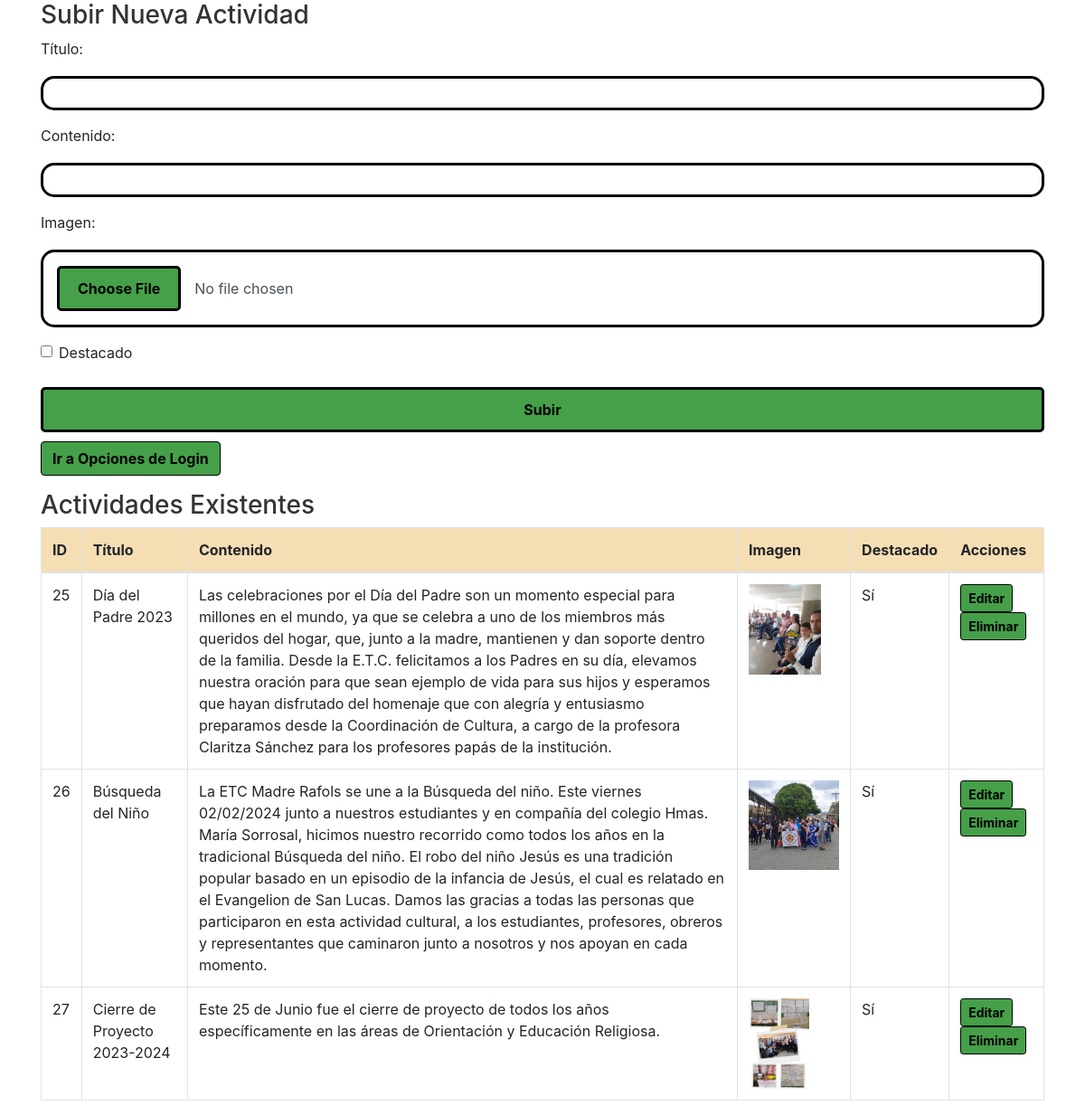
/php/admin_actividades.php (signed in), run on the app's committed database.
### tables this page shows
CREATE TABLE `articulos` (
  `id` int(11) NOT NULL,
  `titulo` varchar(255) NOT NULL,
  `contenido` text NOT NULL,
  `imagen` varchar(255) DEFAULT NULL,
  `autor_id` int(11) DEFAULT NULL,
  `created_at` timestamp NOT NULL DEFAULT current_timestamp(),
  `destacado` tinyint(1) DEFAULT 0
);

### php/admin_actividades.php (the view, shortened to what this page needs)
<?php
include 'db_conexion.php';
function getDestacadoLabel($destacado) {
    return $destacado ? 'Sí' : 'No';
}
$query = "SELECT * FROM articulos";
$result = $conn->query($query);
?>
<!DOCTYPE html>
<html lang="es">
<head>
    <link rel="stylesheet" type="text/css" href="normalize.css" />
    <link rel="stylesheet" type="text/css" href="estilo_subirimagenes.css?v=<?php echo time(); ?>">
    <link rel="stylesheet" href="https://maxcdn.bootstrapcdn.com/bootstrap/4.5.2/css/bootstrap.min.css">
    <link rel="stylesheet" href="assets/css/noscript.css" />
</head>
<body>
    <div class="container">
        <h3>Subir Nueva Actividad</h3>
        <div>
            <form id="uploadForm" action="admin_actividades.php" method="post" enctype="multipart/form-data">
                <div class="form-group">
                    <label for="titulo">Título:</label>
                    <input type="text" name="titulo" id="titulo" class="form-control" required>
                </div>
                <div class="form-group">
                    <label for="contenido">Contenido:</label>
                    <input type="text" name="contenido" id="contenido" class="form-control" required>
                </div>
                <div class="form-group">
                    <label for="imagen">Imagen:</label>
                    <input type="file" name="imagen" id="imagen" class="form-control" required>
                </div>
                <div class="form-group form-check">
                    <input type="checkbox" class="form-check-input" id="destacado" name="destacado" value="1">
                    <label class="form-check-label" for="destacado">Destacado</label>
                </div>
                <div class="form-group">
                    <input type="submit" value="Subir" class="btn-submit">
                    <a href="opciones_login.php" class="btn btn-verde">Ir a Opciones de Login</a>
                </div>
            </form>
        </div>
        <h3>Actividades Existentes</h3>
        <table class="table table-bordered">
            <thead>
                <tr>
                    <th>ID</th>
                    <th>Título</th>
                    <th>Contenido</th>
                    <th>Imagen</th>
                    <th>Destacado</th>
                    <th>Acciones</th>
                </tr>
            </thead>
            <tbody>
                <?php if ($result->num_rows > 0): ?>
                    <?php while ($row = $result->fetch_assoc()): ?>
                        <tr>
                            <td><?= $row['id'] ?></td>
                            <td><?= $row['titulo'] ?></td>
                            <td><?= $row['contenido'] ?></td>
                            <td><img src="uploads/<?= $row['imagen'] ?>" alt="<?= $row['titulo'] ?>" style="max-width: 100px; max-height: 100px;"></td>
                            <td><?= getDestacadoLabel($row['destacado']) ?></td>
                            <td>
                                <button type="button" class="btn btn-sm btn-verde" data-toggle="modal" data-target="#editarModal<?= $row['id'] ?>">Editar</button>
                                <form action="admin_actividades.php" method="post" style="display: inline;">
                                    <button type="submit" class="btn btn-sm btn-verde">Eliminar</button>
                                </form>
                            </td>
                        </tr>
                    <?php endwhile; ?>
                <?php else: ?>
                    <tr><td colspan="6">No hay actividades disponibles.</td></tr>
                <?php endif; ?>
            </tbody>
        </table>
    </div>
</body>
</html>

### php/estilo_subirimagenes.css (style rules this page uses)
* { margin: 0; padding: 0; box-sizing: border-box; }
body { background-color: #f2f1e8; font-family: "Source Sans Pro", Helvetica, sans-serif; font-size: 18px; display: flex; justify-content: center; align-items: center; height: 100%; flex-direction: column; }
a { text-decoration: none; color: #000000; font-size: 15px; font-weight: bold; text-align: center; }
input[type="text"], input[type="file"], input[type="submit"] { padding: 10px; border: 3px solid #000000; border-radius: 15px; background-color: #ffffff; width: 100%; margin: 10px 0; }
input[type="submit"] { background-color: #45a049; color: #000000; font-weight: bold; cursor: pointer; }
h3 { font-size: 1.5rem; margin-top: 1.5rem; margin-bottom: 1rem; color: #333; }
.table { width: 100%; margin-bottom: 1rem; color: #212529; border: 2px solid #000000; }
.table th, .table td { padding: 0.75rem; vertical-align: top; border-top: 1px solid #000000; }
.table thead th { vertical-align: bottom; border-bottom: 2px solid #000000; background-color: #f5deb3; }
.form-group input[type="file"] { padding: 15px !important; border: 3px solid #000000 !important; border-radius: 15px !important; background-color: #ffffff !important; width: 100% !important; margin: 10px 0 !important; cursor: pointer !important; height: auto !important; }

### php/admin_actividades.php (style rules this page uses)
.btn-verde { background-color: #45a049 !important; border-color: #000000 !important; color: #000000 !important; font-weight: bold !important; }
.btn-submit { background-color: #45a049 !important; border: 3px solid #000000 !important; color: #000000 !important; font-weight: bold !important; padding: 10px 20px !important; border-radius: 5px !important; cursor: pointer !important; }

### data on the page
articulos: id "25", titulo "Día del Padre 2023", contenido "Las celebraciones por el Día del Padre son un momento especial para millones en el mundo, ya que se celebra a uno de los miembros más queridos del hogar, que, junto a la madre, mantienen y dan soporte dentro de la familia. Desde la E.T.C. felicitamos a los Padres en su día, elevamos nuestra oración para que sean ejemplo de vida para sus hijos y esperamos que hayan disfrutado del homenaje que con alegría y entusiasmo preparamos desde la Coordinación de Cultura, a cargo de la profesora Claritza Sánchez para los profesores papás de la institución.", imagen (picture), destacado "Sí"
articulos: id "26", titulo "Búsqueda del Niño", contenido "La ETC Madre Rafols se une a la Búsqueda del niño. Este viernes 02/02/2024 junto a nuestros estudiantes y en compañía del colegio Hmas. María Sorrosal, hicimos nuestro recorrido como todos los años en la tradicional Búsqueda del niño. El robo del niño Jesús es una tradición popular basado en un episodio de la infancia de Jesús, el cual es relatado en el Evangelion de San Lucas. Damos las gracias a todas las personas que participaron en esta actividad cultural, a los estudiantes, profesores, obreros y representantes que caminaron junto a nosotros y nos apoyan en cada momento.", imagen (picture), destacado "Sí"
articulos: id "27", titulo "Cierre de Proyecto 2023-2024", contenido "Este 25 de Junio fue el cierre de proyecto de todos los años específicamente en las áreas de Orientación y Educación Religiosa.", imagen (picture), destacado "Sí"
